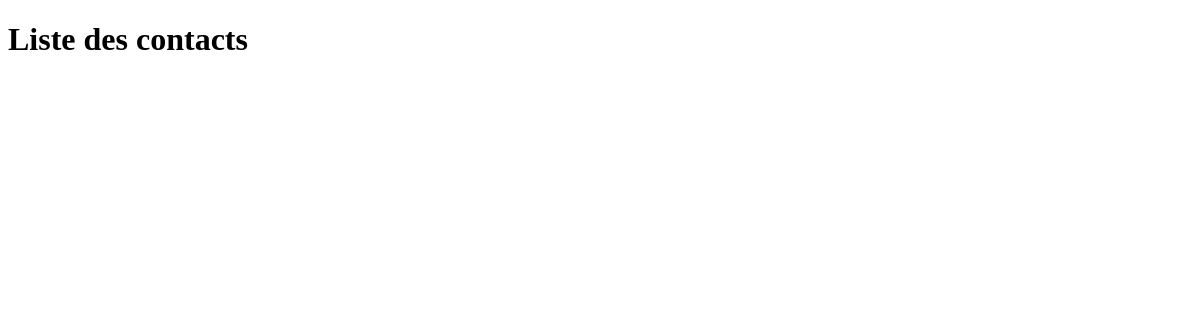
The page /blog/voir_contacts/ on the database as committed earlier.
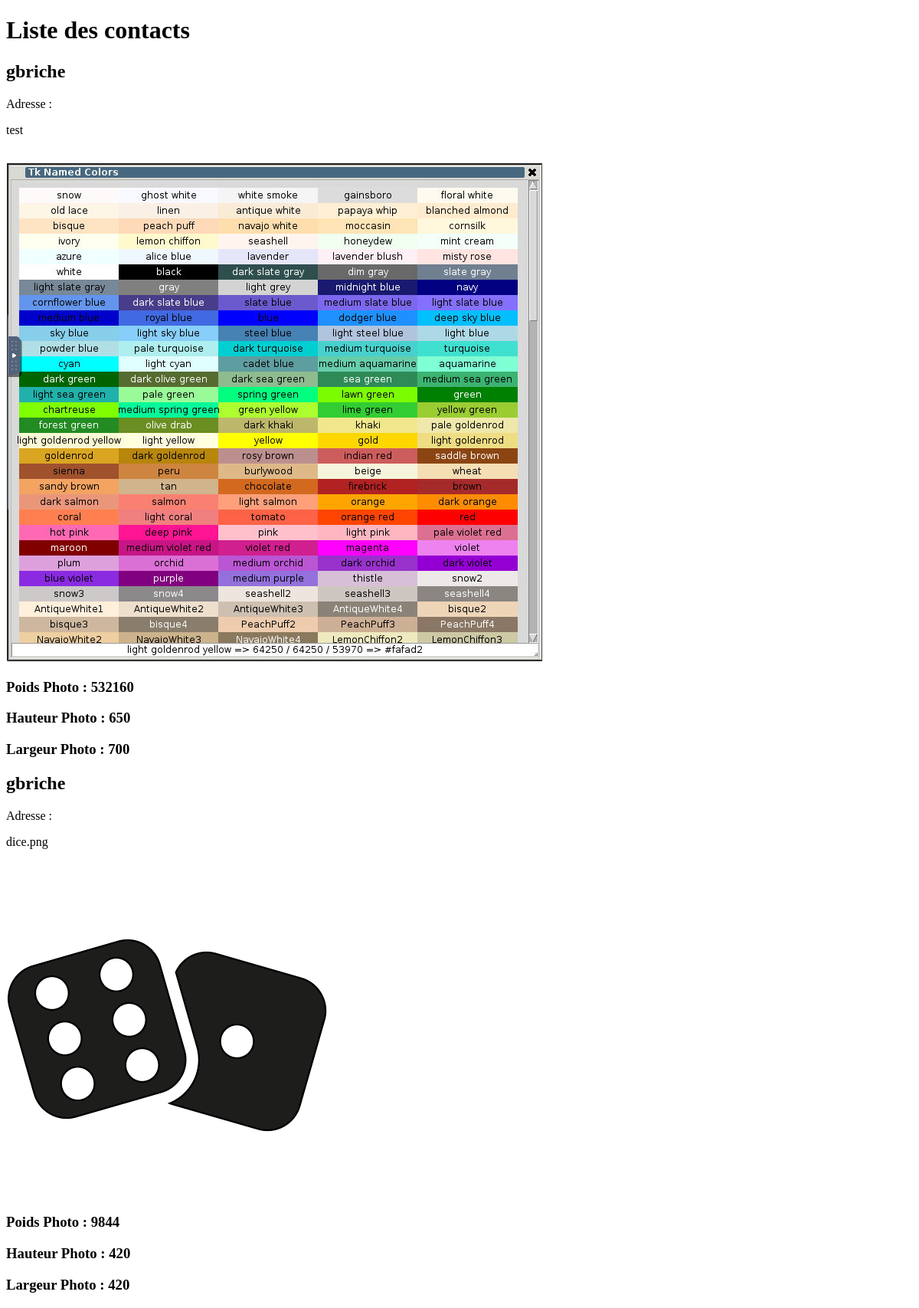
The same page on the database as committed later.
### blog/models.py (models this page shows, shortened)
class Contact(models.Model):
    nom = models.CharField(max_length=255)
    adresse = models.TextField()
    photo = models.ImageField(upload_to="photos/")  # models.FileField pour un autre type fichier

### blog/views.py (the view)
# urls.py: path('voir_contacts/', views.voir_contacts, name='voir_contacts'),
def voir_contacts(request):
    return render( request, 'blog/voir_contacts.html', {'contacts': Contact.objects.all()} )

### blog/templates/blog/voir_contacts.html (shortened to what this page needs)
<!DOCTYPE html>
<html lang="en">
<head>
</head>
<body>
<h1>Liste des contacts</h1>
{% for contact in contacts %}
    <h2>{{ contact.nom }}</h2>
    Adresse : {{ contact.adresse|linebreaks }}<br/>
 <img src="{{ contact.photo.url }}"/>
<h3>Poids Photo : {{ contact.photo.size}}</h3>
<h3>Hauteur Photo : {{ contact.photo.height}}</h3>
<h3>Largeur Photo : {{ contact.photo.width}}</h3>
{% endfor %}
</body>
</html>

Rows that differ between the two databases and show on the page:
added Contact: nom "gbriche", adresse "test", photo (picture), photo.size "532160", photo.height "650", photo.width "700"
added Contact: nom "gbriche", adresse "dice.png", photo (picture), photo.size "9844", photo.height "420", photo.width "420"
